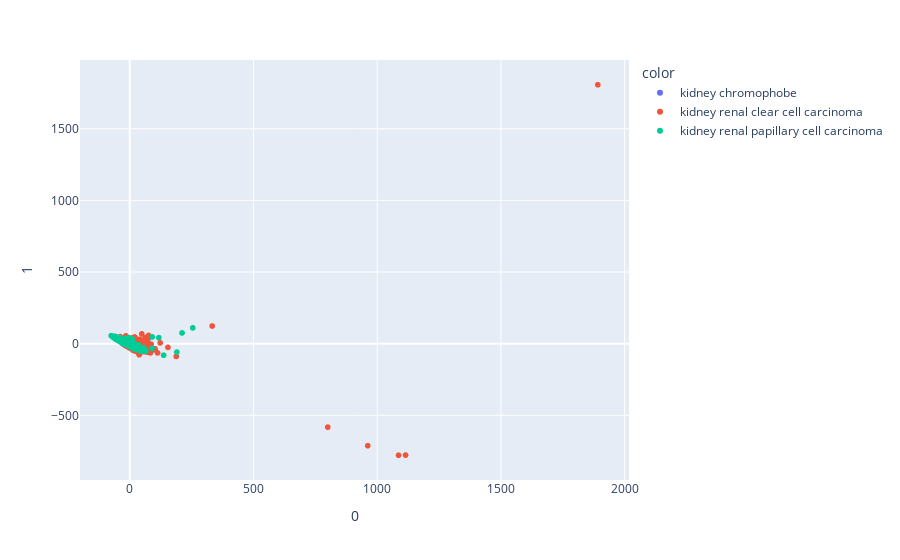

Notebook source saved alongside this figure:
### Code cell
#Visualisierung
import plotly.express as px
from sklearn.manifold import TSNE
fig = px.scatter(principalComponents,x = 0, y= 1, color=df['cancer_type'])
fig.show()

### Figure 1 — Plotly figure (JSON) as saved in the notebook; plotly's stock layout.template omitted (floating-point values rounded to 4 significant figures; data arrays with more than 128 entries replaced by an {"elided": "..."} marker saying what was removed)
{"data": [{"hovertemplate": "color=kidney chromophobe<br>0=%{x}<br>1=%{y}<extra></extra>", "legendgroup": "kidney chromophobe", "marker": {"color": "#636efa", "symbol": "circle"}, "mode": "markers", "name": "kidney chromophobe", "showlegend": true, "type": "scattergl", "x": [-50.54, -47.86, -5.158, -42.61, -18.24, 1.877, 6.954, -64.34, -47.13, -31.04, -32.3, -36.67, -40.04, -36.92, -54.28, -29.42, -9.992, -31.95, -62.53, -40.46, -43.08, -29.1, -13.99, 34.55, 8.312, -54.05, -51.73, -13.16, -35.25, -26.14, -48.41, -45.06, -36.3, -46.39, -32.44, -66.32, -18.43, -49.34, -51.77, -19.7, -63.07, -59.1, -1.391, 30.9, -12.94, -31.75, -18.65, -48.44, -30.31, 9.627, -60.18, -32.87, -42.27, -42.74, -4.217, 1.193, -55.47, 72.55, -19.14, -40.61, -41.71, 23.7, -47.58, -39.12, -30.01, -11.85, -35.48, 12.86, -46.12, -64.71, -61.45, -43.63, -55.57, -22.44, -40.34, -9.515, -43.31, -1.402, -7.029, -40.32, -64.52, -28.56, -0.7318, -19.96, -8.49, -31.18, -0.5207, -47.34, -27.14, -34.72, -39.67], "xaxis": "x", "y": [37.72, 31.03, -9.301, 30.26, 2.996, -19.95, -12.73, 51.31, 33.09, 8.599, 16.63, 24.24, 19.89, 19.2, 38.39, 13.56, 8.557, 5.331, 48.59, 20.03, 32.7, 12.37, 1.635, -33.41, -13.69, 38.92, 37.95, 1.908, 21.83, 7.865, 28.27, 30.57, 22.51, 23.16, 10.79, 46.32, -1.129, 33.33, 37.46, 7.4, 44.19, 47.78, -10.35, -18.47, -6.886, 18.0, 0.9414, 29.69, 14.36, -6.53, 36.1, 14.15, 18.21, 29.95, -5.405, -10.63, 41.05, 16.05, -3.211, 29.18, 24.95, -24.99, 36.5, 24.26, 13.5, 0.7227, 25.4, -21.39, 29.8, 51.39, 42.62, 20.96, 38.81, 7.722, 26.68, -3.761, 27.03, 4.993, -2.073, 22.95, 45.43, 18.08, -10.99, 3.466, 3.343, 18.89, -9.201, 25.25, 4.384, 22.65, 18.73], "yaxis": "y"}, {"hovertemplate": "color=kidney renal clear cell carcinoma<br>0=%{x}<br>1=%{y}<extra></extra>", "legendgroup": "kidney renal clear cell carcinoma", "marker": {"color": "#EF553B", "symbol": "circle"}, "mode": "markers", "name": "kidney renal clear cell carcinoma", "showlegend": true, "type": "scattergl", "x": {"elided": "614 float values"}, "xaxis": "x", "y": {"elided": "614 float values"}, "yaxis": "y"}, {"hovertemplate": "color=kidney renal papillary cell carcinoma<br>0=%{x}<br>1=%{y}<extra></extra>", "legendgroup": "kidney renal papillary cell carcinoma", "marker": {"color": "#00cc96", "symbol": "circle"}, "mode": "markers", "name": "kidney renal papillary cell carcinoma", "showlegend": true, "type": "scattergl", "x": {"elided": "323 float values"}, "xaxis": "x", "y": {"elided": "323 float values"}, "yaxis": "y"}], "layout": {"autosize": true, "legend": {"title": {"text": "color"}, "tracegroupgap": 0}, "margin": {"t": 60}, "xaxis": {"anchor": "y", "autorange": true, "domain": [0, 1], "range": [-219.2, 2036.0], "title": {"text": "0"}, "type": "linear"}, "yaxis": {"anchor": "x", "autorange": true, "domain": [0, 1], "range": [-978.8, 2007.0], "title": {"text": "1"}, "type": "linear"}}}
